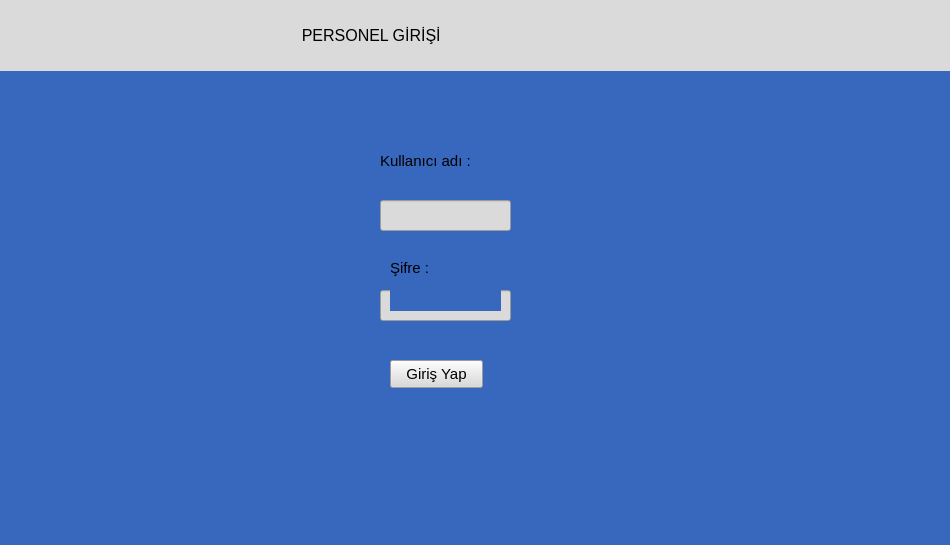
<?xml version="1.0" encoding="UTF-8"?>
<ui version="4.0">
 <class>MainWindow</class>
 <widget class="QMainWindow" name="MainWindow">
  <property name="geometry">
   <rect>
    <x>0</x>
    <y>0</y>
    <width>950</width>
    <height>545</height>
   </rect>
  </property>
  <property name="windowTitle">
   <string>MainWindow</string>
  </property>
  <property name="styleSheet">
   <string notr="true">background-color: rgb(56, 103, 190);</string>
  </property>
  <widget class="QWidget" name="centralwidget">
   <widget class="QLabel" name="label">
    <property name="geometry">
     <rect>
      <x>0</x>
      <y>0</y>
      <width>951</width>
      <height>71</height>
     </rect>
    </property>
    <property name="font">
     <font>
      <pointsize>12</pointsize>
     </font>
    </property>
    <property name="styleSheet">
     <string notr="true">background-color: rgb(218, 218, 218);</string>
    </property>
    <property name="text">
     <string>                                                                    PERSONEL GİRİŞİ</string>
    </property>
   </widget>
   <widget class="QLabel" name="label_2">
    <property name="geometry">
     <rect>
      <x>380</x>
      <y>150</y>
      <width>101</width>
      <height>21</height>
     </rect>
    </property>
    <property name="font">
     <font>
      <pointsize>11</pointsize>
     </font>
    </property>
    <property name="text">
     <string>Kullanıcı adı :</string>
    </property>
   </widget>
   <widget class="QLabel" name="label_3">
    <property name="geometry">
     <rect>
      <x>390</x>
      <y>260</y>
      <width>55</width>
      <height>16</height>
     </rect>
    </property>
    <property name="font">
     <font>
      <pointsize>11</pointsize>
     </font>
    </property>
    <property name="text">
     <string>Şifre :</string>
    </property>
   </widget>
   <widget class="QLineEdit" name="lineEdit">
    <property name="geometry">
     <rect>
      <x>380</x>
      <y>200</y>
      <width>131</width>
      <height>31</height>
     </rect>
    </property>
    <property name="styleSheet">
     <string notr="true">background-color: rgb(218, 218, 218);</string>
    </property>
   </widget>
   <widget class="QLineEdit" name="lineEdit_2">
    <property name="geometry">
     <rect>
      <x>380</x>
      <y>290</y>
      <width>131</width>
      <height>31</height>
     </rect>
    </property>
    <property name="styleSheet">
     <string notr="true">background-color: rgb(218, 218, 218);</string>
    </property>
   </widget>
   <widget class="QPushButton" name="pushButton">
    <property name="geometry">
     <rect>
      <x>390</x>
      <y>360</y>
      <width>93</width>
      <height>28</height>
     </rect>
    </property>
    <property name="font">
     <font>
      <pointsize>11</pointsize>
     </font>
    </property>
    <property name="styleSheet">
     <string notr="true">background-color: rgb(218, 218, 218);</string>
    </property>
    <property name="text">
     <string>Giriş Yap</string>
    </property>
   </widget>
   <widget class="QLabel" name="label_4">
    <property name="geometry">
     <rect>
      <x>390</x>
      <y>280</y>
      <width>111</width>
      <height>31</height>
     </rect>
    </property>
    <property name="text">
     <string/>
    </property>
   </widget>
  </widget>
  <widget class="QStatusBar" name="statusbar"/>
 </widget>
 <resources/>
 <connections/>
</ui>
